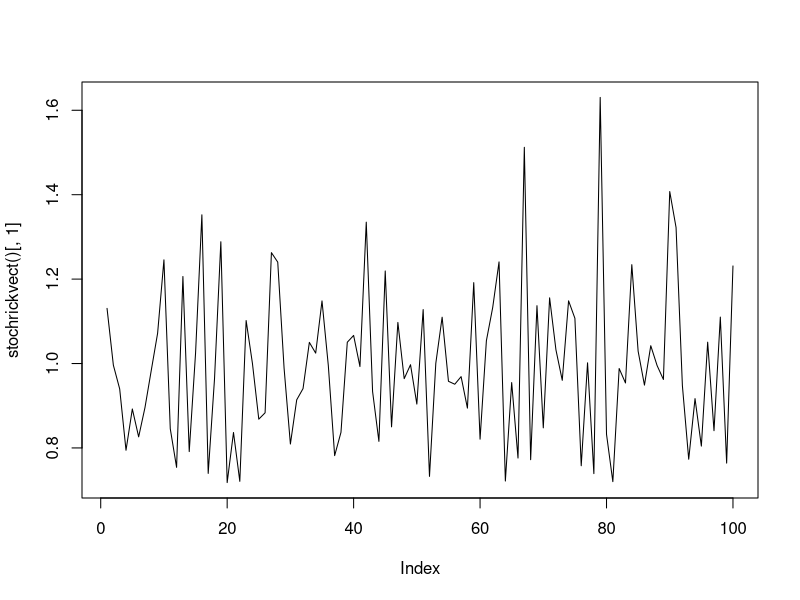

Write R code to recreate this figure.
#!usr/bin/env Rscript

# script: Vectorize2.R
# Desc: improved performace using vecorization with stochastic ricker model
# Author: David Bridgwood (dmb2417@ic.ac.uk)

rm(list = ls())

# required packages

###############################################################################
# Ricker model -- with no stochasticity!
###############################################################################

Ricker <- function(N0 = 1, r = 1, k = 10, generations = 50){
    # runs a simulation of the Ricker model
    # returns a vector of legnth generations

    N <- rep(NA, generations)  # created a vector of NA

    N[1] <- N0
    for(t in 2:generations){
        N[t] <- N[t -1] * exp(r*(1.0-(N[t-1]/k)))
    }
    return(N)
}

# plot(Ricker(2,2,100,50), type = "l")
# plot(Ricker())

###############################################################################
# Runs the stochastic (with gaussian fluctuations) Ricker Eqn
###############################################################################

rm(list=ls())

stochrick<-function(p0=runif(1000,.5,1.5),r=1.2,K=1,sigma=0.2,numyears=100)
{
  #initialize
  N<-matrix(NA,numyears,length(p0))
  N[1,]<-p0

  for (pop in 1:length(p0)) #loop through the populations
  {
    for (yr in 2:numyears) #for each pop, loop through the years
    {
      N[yr,pop]<-N[yr-1,pop]*exp(r*(1-N[yr-1,pop]/K)+rnorm(1,0,sigma))
    }
  }
  return(N)
}

print("Non-Vectorized Stochastic Ricker takes:")
print(system.time(res2<-stochrick()))

###############################################################################
# improved function with vectorization
###############################################################################

rm(list=ls())

stochrickvect <- function(p0=runif(1000, .5, 1.5), r = 1.2, k = 1,
                          sigma = 0.2, numyears = 100){
    #initialize
    N<-matrix(NA,numyears,length(p0))
    N[1,]<-p0

    # this actually makes it slower!!!
    # rando <- matrix(rnorm((numyears -1)*1000, 0, sigma), numyears-1, 1000)

    for (yr in 2:numyears){ #for each pop, loop through the years
        N[yr, ] <- N[yr - 1, ] * exp(r * (1 - N[yr-1, ]/k) +
                                     rnorm(1000, 0, sigma))  #rando[yr-1,])
    }
    return(N)
}

print("Vectorized Stochastic Ricker takes:")
print(system.time(res2<-stochrickvect()))

plot(stochrickvect()[,1], type = 'l')
